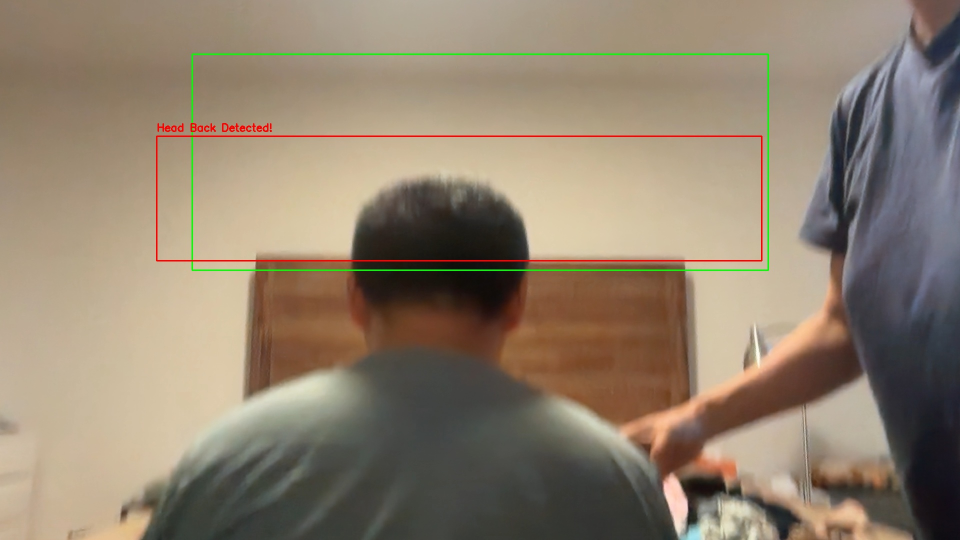
#> input picture backphoto/backup_20250926_124420/photos/photo_20250925_123450_001.jpg, 1920 x 1080 px, given in place of the camera (shown at 1/2 size)
$ python back_detector.py
#> lines starting #> are read from the running program, lines starting #| are printed output that depends on the picture; after the words box and inside, x2 and y2 are one past the last pixel; in counts of white or black regions, pixels touching at a corner belong together
import cv2
import numpy as np
import time
import os
import threading
from datetime import datetime
from config import CAMERA_CONFIG, DETECTION_CONFIG

class BackDetector:
    def __init__(self):
        self.cap = None
        self.background_subtractor = None
        self.is_detecting = False
        self.photo_count = 0
        self.face_cascade = None
        self.head_detection_model = None
        self.last_face_detection_time = 0
        self.face_detection_cooldown = DETECTION_CONFIG.get('face_detection_cooldown', 3)
        self.last_photo_time = 0
        self.photo_cooldown = DETECTION_CONFIG.get('photo_cooldown', 5)

    def play_sound(self, sound_type="photo"):
        """播放声音提示"""
        # 检查是否启用声音
        if not DETECTION_CONFIG.get('enable_sound', True):
            return

        def play_beep():
            try:
                # 使用系统声音
                if sound_type == "photo":
                    # 拍照声音 - 短促的"咔嚓"声
                    os.system('afplay /System/Library/Sounds/Glass.aiff 2>/dev/null || echo "\\a"')
                elif sound_type == "detection":
                    # 检测声音 - 轻柔提示音
                    os.system('afplay /System/Library/Sounds/Ping.aiff 2>/dev/null || echo "\\a"')
            except:
                # 备用方案：使用终端铃声
                print("\\a", end="", flush=True)

        # 在单独线程中播放声音，不阻塞主程序
        sound_thread = threading.Thread(target=play_beep)
        sound_thread.daemon = True
        sound_thread.start()

    def start_camera(self):
        """启动摄像头"""
        try:
            self.cap = cv2.VideoCapture(CAMERA_CONFIG['camera_index'])
            if not self.cap.isOpened():
                raise Exception("无法打开摄像头")

            # 设置摄像头参数
            self.cap.set(cv2.CAP_PROP_FRAME_WIDTH, CAMERA_CONFIG['resolution'][0])
            self.cap.set(cv2.CAP_PROP_FRAME_HEIGHT, CAMERA_CONFIG['resolution'][1])
            self.cap.set(cv2.CAP_PROP_FPS, CAMERA_CONFIG['fps'])

            # 初始化背景减除器
            self.background_subtractor = cv2.createBackgroundSubtractorMOG2(
                detectShadows=True,
                varThreshold=50
            )

            # 初始化人脸检测器（用于检测头部区域）
            try:
                self.face_cascade = cv2.CascadeClassifier(cv2.data.haarcascades + 'haarcascade_frontalface_default.xml')
            except:
                print("警告：无法加载人脸检测器，将使用基础检测方法")

            return True
        except Exception as e:
            print(f"启动摄像头失败: {e}")
            return False

    def detect_head_back(self, frame):
        """
        检测后脑勺
        使用多种方法结合检测：
        1. 头部区域检测
        2. 背景减除
        3. 边缘检测
        4. 轮廓分析
        """
        # 转换为灰度图
        gray = cv2.cvtColor(frame, cv2.COLOR_BGR2GRAY)

        # 方法1：尝试检测头部区域
        head_region = self.detect_head_region(gray)

        # 方法2：背景减除
        fg_mask = self.background_subtractor.apply(gray)

        # 形态学操作去噪
        kernel = np.ones((5, 5), np.uint8)
        fg_mask = cv2.morphologyEx(fg_mask, cv2.MORPH_CLOSE, kernel)
        fg_mask = cv2.morphologyEx(fg_mask, cv2.MORPH_OPEN, kernel)

        # 方法3：边缘检测
        edges = cv2.Canny(gray, 50, 150)

        # 结合多种检测结果
        if head_region is not None:
            # 如果有头部区域，优先使用头部区域
            combined = head_region
        else:
            # 否则使用背景减除和边缘检测
            combined = cv2.bitwise_or(fg_mask, edges)

        # 查找轮廓
        contours, _ = cv2.findContours(combined, cv2.RETR_EXTERNAL, cv2.CHAIN_APPROX_SIMPLE)

        # 分析轮廓
        head_detected = False
        largest_contour = None
        max_area = 0

        for contour in contours:
            area = cv2.contourArea(contour)
            if area > max_area and area > 3000:  # 降低最小面积阈值，适合头部
                max_area = area
                largest_contour = contour
                head_detected = True

        return head_detected, largest_contour, combined

    def detect_head_region(self, gray):
        """
        检测头部区域
        使用人脸检测器来定位头部区域，然后检测后脑勺
        """
        if self.face_cascade is None:
            return None

        # 检测人脸（正面）
        faces = self.face_cascade.detectMultiScale(gray, 1.1, 4)

        if len(faces) > 0:
            # 如果检测到正面人脸，记录时间并返回None（不拍正脸）
            self.last_face_detection_time = time.time()
            return None

        # 检查是否在冷却期内（刚检测到正脸）
        current_time = time.time()
        if current_time - self.last_face_detection_time < self.face_detection_cooldown:
            return None

        # 如果没有检测到正面人脸且不在冷却期，可能是后脑勺
        # 使用更宽松的参数检测可能的头部区域
        head_cascade = cv2.CascadeClassifier(cv2.data.haarcascades + 'haarcascade_profileface.xml')
        if head_cascade.empty():
            return None

        # 检测侧面轮廓
        profiles = head_cascade.detectMultiScale(gray, 1.1, 4)

        if len(profiles) > 0:
            # 创建头部区域掩码
            mask = np.zeros(gray.shape, dtype=np.uint8)
            for (x, y, w, h) in profiles:
                # 扩展检测区域
                x = max(0, x - w//4)
                y = max(0, y - h//4)
                w = min(gray.shape[1] - x, w + w//2)
                h = min(gray.shape[0] - y, h + h//2)
                cv2.rectangle(mask, (x, y), (x + w, y + h), 255, -1)
            return mask

        return None

    def is_in_detection_area(self, contour, frame_shape):
        """检查轮廓是否在检测区域内"""
        if contour is None:
            return False

        # 获取轮廓的边界框
        x, y, w, h = cv2.boundingRect(contour)

        # 检测区域配置 (x, y, width, height)
        det_x, det_y, det_w, det_h = DETECTION_CONFIG['back_detection_area']

        # 转换为像素坐标
        frame_h, frame_w = frame_shape[:2]
        det_x_px = int(det_x * frame_w)
        det_y_px = int(det_y * frame_h)
        det_w_px = int(det_w * frame_w)
        det_h_px = int(det_h * frame_h)

        # 检查轮廓中心是否在检测区域内
        center_x = x + w // 2
        center_y = y + h // 2

        return (det_x_px <= center_x <= det_x_px + det_w_px and
                det_y_px <= center_y <= det_y_px + det_h_px)

    def take_photo(self, frame):
        """拍摄照片"""
        try:
            # 播放拍照声音提示
            self.play_sound("photo")

            # 创建照片目录
            photo_dir = "photos"
            if not os.path.exists(photo_dir):
                os.makedirs(photo_dir)

            # 生成文件名
            timestamp = datetime.now().strftime("%Y%m%d_%H%M%S")
            filename = f"{photo_dir}/photo_{timestamp}_{self.photo_count:03d}.jpg"

            # 保存干净的照片（没有框线和文字）
            # 重新从摄像头获取一帧干净的画面
            ret, clean_frame = self.cap.read()
            if ret:
                cv2.imwrite(filename, clean_frame)
            else:
                # 如果无法获取新帧，使用当前帧但去掉所有绘制内容
                cv2.imwrite(filename, frame)

            self.photo_count += 1

            print(f"📸 照片已保存: {filename}")
            return filename

        except Exception as e:
            print(f"拍照失败: {e}")
            return None

    def start_detection(self, callback=None):
        """
        开始后背检测
        callback: 检测到后背时的回调函数
        """
        if not self.cap:
            if not self.start_camera():
                return False

        self.is_detecting = True
        last_photo_time = 0
        photo_interval = DETECTION_CONFIG['photo_delay']

        print("开始后背检测...")
        print("请坐在椅子上，系统将自动检测并拍照")
        print("按ESC键退出检测")

        while self.is_detecting:
            ret, frame = self.cap.read()
#> frame is the input picture: shape (1080, 1920, 3); mean B, G, R 110.2, 129, 144.1
            if not ret:
                continue

            # 检测后脑勺
            head_detected, contour, mask = self.detect_head_back(frame)
#> in detect_head_back, `gray = cv2.cvtColor(frame, cv2.COLOR_BGR2GRAY)`:
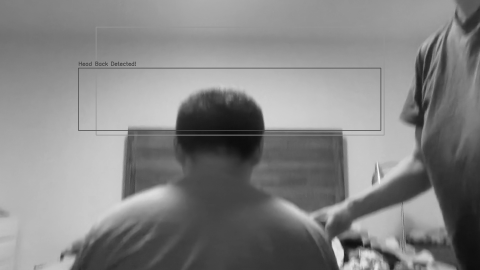
#> gray: shape (1080, 1920) (shown at 1/4 size); min 11, max 253, mean 131.4
#> in detect_head_region, `faces = self.face_cascade.detectMultiScale(gray, 1.1, 4)`: faces = ()
#> in detect_head_back, `edges = cv2.Canny(gray, 50, 150)`:
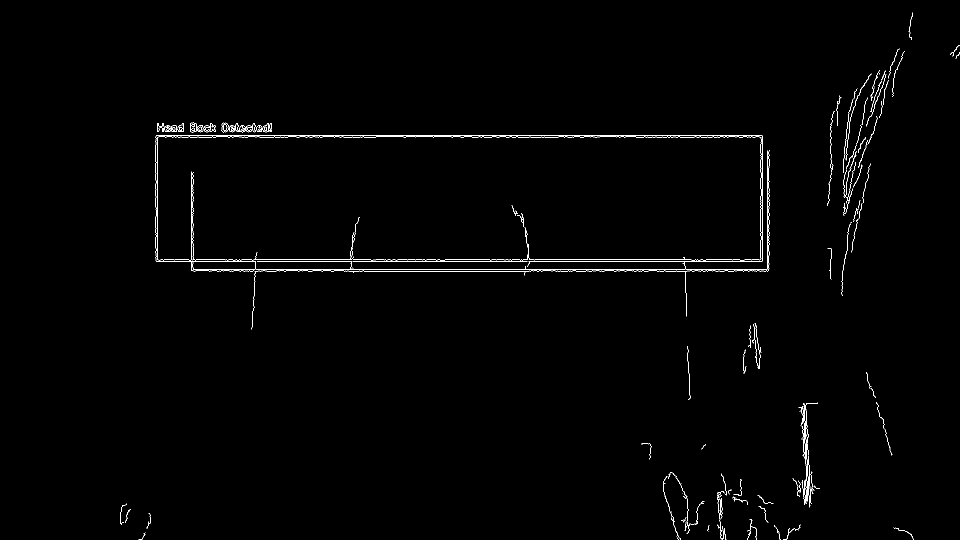
#> edges: shape (1080, 1920) (shown at 1/2 size); 0.8% white in thin lines or dots, all inside (x1, y1, x2, y2) = (240, 25, 1920, 1080)
#> in detect_head_back, `contours, _ = cv2.findContours(combined, cv2.RETR_EXTERNAL, cv2.CHAIN_..`: contours = [[[0, 0], [0, 1079], [1919, 1079], [1919, 0]]]
#> the loop in detect_head_back, `for contour in contours:` made 1 pass
#> (area, max_area, largest_contour, head_detected) on pass 1: (2070601, 2070601, [[0, 0], [0, 1079], [1919, 1079], [1919, 0]], True)
#> after the loop in detect_head_back, `for contour in contours:`: head_detected = True; max_area = 2070601
#> head_detected = True; contour = [[0, 0], [0, 1079], [1919, 1079], [1919, 0]]

            # 检查是否检测到正脸
            gray = cv2.cvtColor(frame, cv2.COLOR_BGR2GRAY)
            faces = self.face_cascade.detectMultiScale(gray, 1.1, 4) if self.face_cascade else []
#> faces = ()

            # 绘制检测区域
            frame_h, frame_w = frame.shape[:2]
            det_x, det_y, det_w, det_h = DETECTION_CONFIG['back_detection_area']
            det_x_px = int(det_x * frame_w)
            det_y_px = int(det_y * frame_h)
            det_w_px = int(det_w * frame_w)
            det_h_px = int(det_h * frame_h)

            # 根据检测状态改变检测区域颜色
            if len(faces) > 0:
                # 检测到正脸，显示红色警告
                cv2.rectangle(frame, (det_x_px, det_y_px),
                             (det_x_px + det_w_px, det_y_px + det_h_px),
                             (0, 0, 255), 3)
                cv2.putText(frame, "FACE DETECTED - NO PHOTO", (10, 60),
                           cv2.FONT_HERSHEY_SIMPLEX, 1, (0, 0, 255), 2)
            # else:
            #     # 没有检测到正脸，显示绿色 - 已注释掉绿色框线
            #     cv2.rectangle(frame, (det_x_px, det_y_px),
            #                  (det_x_px + det_w_px, det_y_px + det_h_px),
            #                  (0, 255, 0), 2)

            # 如果检测到后脑勺且在检测区域内，且没有检测到正脸
            if head_detected and self.is_in_detection_area(contour, frame.shape) and len(faces) == 0:
#> in is_in_detection_area, `x, y, w, h = cv2.boundingRect(contour)`: x = 0; w = 1920; h = 1080
#> in is_in_detection_area, `center_x = x + w // 2`: center_x = 960
#> in is_in_detection_area, `center_y = y + h // 2`: center_y = 540
                current_time = time.time()

                # 绘制检测框
                if contour is not None:
                    x, y, w, h = cv2.boundingRect(contour)
#> x = 0; y = 0; w = 1920; h = 1080
                    cv2.rectangle(frame, (x, y), (x + w, y + h), (0, 0, 255), 2)
                    cv2.putText(frame, "Head Back Detected!", (x, y - 10),
                               cv2.FONT_HERSHEY_SIMPLEX, 0.7, (0, 0, 255), 2)

                # 检查拍照间隔和去重机制
                if (current_time - last_photo_time > photo_interval and
                    current_time - self.last_photo_time > self.photo_cooldown):
                    print("检测到后脑勺，准备拍照...")
                    time.sleep(0.5)  # 短暂延迟确保稳定

                    # 拍照
                    photo_path = self.take_photo(frame)
#> photo_path = 'photos/photo_20261120_211155_000.jpg'
                    if photo_path and callback:
                        callback(photo_path)

                    last_photo_time = current_time
#> last_photo_time = 1.8e+09
                    self.last_photo_time = current_time  # 记录最后拍照时间
#> self.last_photo_time = 1.8e+09
                else:
                    # 显示等待提示
                    remaining_time = max(0, self.photo_cooldown - (current_time - self.last_photo_time))
                    cv2.putText(frame, f"Photo cooldown: {remaining_time:.1f}s", (10, 90),
                               cv2.FONT_HERSHEY_SIMPLEX, 0.6, (0, 255, 255), 2)
            else:
                cv2.putText(frame, "Waiting for head back...", (10, 30),
                           cv2.FONT_HERSHEY_SIMPLEX, 1, (255, 255, 255), 2)

            # 添加退出提示
            cv2.putText(frame, "Press ESC or Q to exit", (10, frame.shape[0] - 20),
                       cv2.FONT_HERSHEY_SIMPLEX, 0.7, (255, 255, 255), 2)
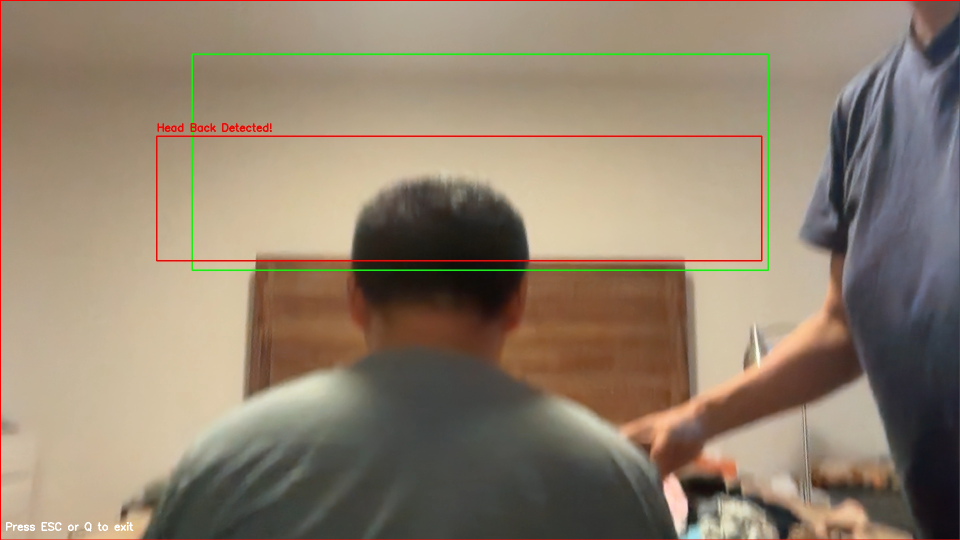
#> frame: shape (1080, 1920, 3) (shown at 1/2 size); mean B, G, R 109.8, 128.5, 144.6

            # 显示画面
            cv2.imshow('后脑勺检测 - 按ESC键退出', frame)

            # 检查按键
            key = cv2.waitKey(1) & 0xFF
#> (key q is pressed here)
            if key == 27:  # ESC键
                print("\n🛑 用户按ESC键停止检测")
                self.is_detecting = False
            elif key == ord('q') or key == ord('Q'):  # Q键
                print("\n🛑 用户按Q键停止检测")
                self.is_detecting = False

        cv2.destroyAllWindows()
        return True

    # [6 lines left out: function stop_detection, not called in this run]

    def __del__(self):
        """析构函数"""
        self.stop_detection()

# 测试函数
if __name__ == "__main__":
    detector = BackDetector()

    def photo_callback(photo_path):
        print(f"照片已拍摄: {photo_path}")

    detector.start_detection(photo_callback)

$ run again, on backphoto/backup_20250926_124420/photos/photo_20250925_123452_002.jpg
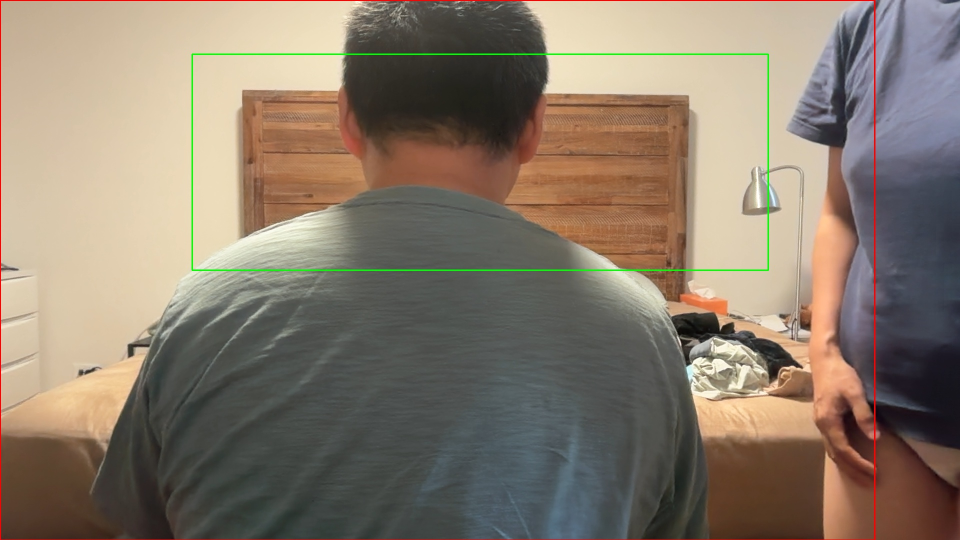
#> input picture backphoto/backup_20250926_124420/photos/photo_20250925_123452_002.jpg, 1920 x 1080 px, given in place of the camera (shown at 1/2 size)
#> in start_detection, frame is the input picture: shape (1080, 1920, 3); mean B, G, R 107.9, 123, 136.2
#> in detect_head_region, `faces = self.face_cascade.detectMultiScale(gray, 1.1, 4)`: faces = [[1366, 662, 136, 136]]
#> in detect_head_back, `fg_mask = self.background_subtractor.apply(gray)`:
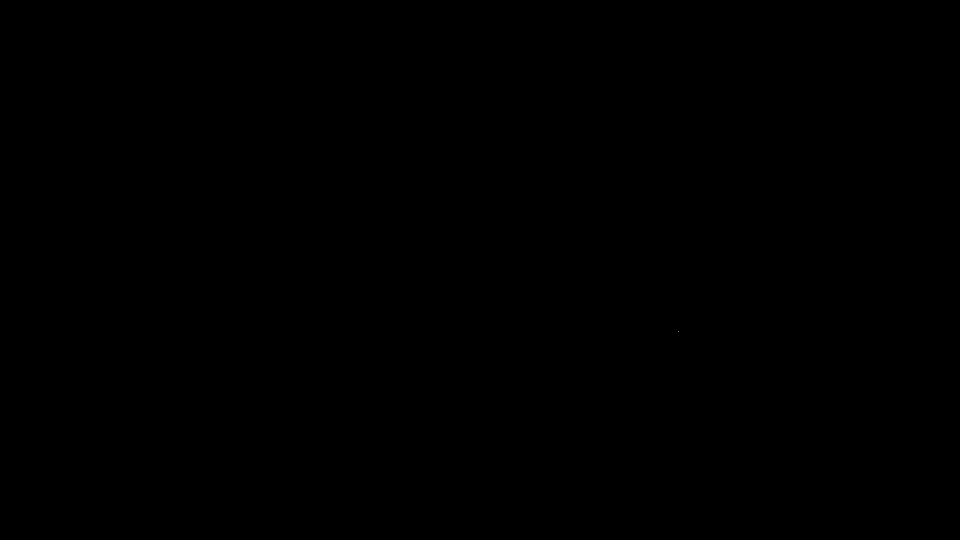
#> fg_mask: shape (1080, 1920) (shown at 1/2 size); values 127 (black) and 255 (white), 0% white in thin lines or dots, all inside (x1, y1, x2, y2) = (1356, 663, 1357, 664)
#> edges: shape (1080, 1920); 2.4% white in thin lines or dots
#> combined: shape (1080, 1920); values 127 (black) and 255 (white), 2.4% white in thin lines or dots
#> contours = [[[0, 0], [0, 1079], [1919, 1079], [1919, 0]]]
#> the loop in detect_head_back, `for contour in contours:` made 1 pass
#> (area, max_area, largest_contour, head_detected) on pass 1: (2070601, 2070601, [[0, 0], [0, 1079], [1919, 1079], [1919, 0]], True)
#> after the loop in detect_head_back, `for contour in contours:`: head_detected = True; max_area = 2070601
#> in start_detection, `head_detected, contour, mask = self.detect_head_back(frame)`: head_detected = True; contour = [[0, 0], [0, 1079], [1919, 1079], [1919, 0]]
#> in start_detection, `faces = self.face_cascade.detectMultiScale(gray, 1.1, 4) if self.face_..`: faces = [[1366, 662, 136, 136]]
#> x = 0; w = 1920; h = 1080
#> center_x = 960
#> center_y = 540
#> in start_detection, `cv2.putText(frame, "Press ESC or Q to exit", (10, frame.shape[0] - 20)..`:
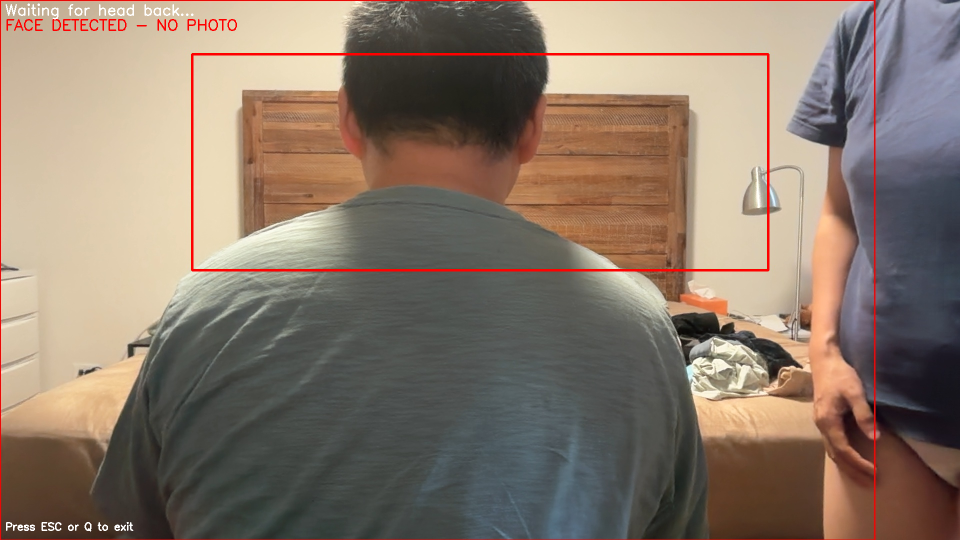
#> frame: shape (1080, 1920, 3) (shown at 1/2 size); mean B, G, R 107.5, 121.3, 137.9
